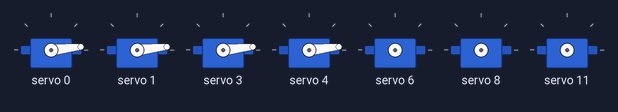
A sketch run on a simulated Arduino Uno, built with avr-gcc and run on an emulated ATmega328P. Shown: 7 × servo.

Above: at 0.05 s.
At 5.0 s:
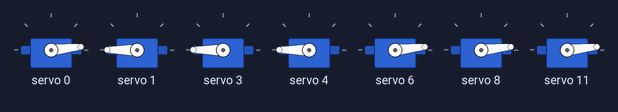
Timing chart, 0 to 6.5 s (numbered marks = the images above):
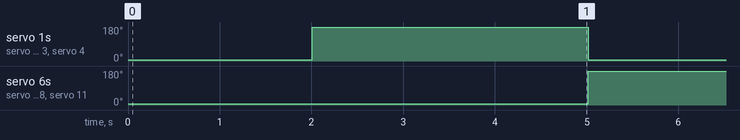

The sketch:

sketch_nov30a.ino
```cpp
#include<Servo.h>
Servo myservo;
#include<Adafruit_PWMServoDriver.h>
#include<Wire.h>

Adafruit_PWMServoDriver PWM = Adafruit_PWMServoDriver();

//servo 1 2                                     ---------------
//servo 3 4                     ------7--------8|             |1-------2-------
//servo 5 6                                     |             |
//servo 7 8                     ------5--------6|             |11-------12-------
//servo 9 10                                    |             |
//servo 11 12                  ------9--------10|             |3-------4-------
//                                              ---------------

//servo 1 2 //Leg 1
//servo 3 4 //leg 3
//servo 5 6 //leg 5
//servo 7 8 //leg 4
//servo 9 10 //leg6
//servo 11 12 //leg2


//servo 1 -> 0
//servo 2 -> 1
//servo 3 -> 2
//servo 4 -> 3
//servo 5 -> 4
//servo 6 -> 5
//servo 7 -> 6
//servo 8 -> 7
//servo 9 -> 8
//servo 10 -> 9
//servo 11 -> 10
//servo 12 -> 11


void setup() {
  // put your setup code here, to run once:
Serial.begin(9600);
PWM.begin();
PWM.setPWMFreq(60);
PWM.setPWM(0, 0, 150);
PWM.setPWM(1, 0, 150);
}

void loop() {
// servo 2 4 5 move from ground
PWM.setPWM(1, 0, 150); //servo 2
PWM.setPWM(3, 0, 150); //servo 4
PWM.setPWM(4, 0, 150); //servo 5

delay(1000);

// servo 1 3 6 move forward
PWM.setPWM(0, 150, 150); //servo 1
PWM.setPWM(2, 150, 150); //servo 3
PWM.setPWM(5, 150, 150); //servo 6

delay(1000);

// servo 2 4 5 return to the ground
PWM.setPWM(1, 0, -150); //servo 2
PWM.setPWM(3, 0, -150); //servo 4
PWM.setPWM(4, 0, -150); //servo 5

delay(1000);

// servo 7 9 12 move from ground
PWM.setPWM(6, 0, 150); //servo 7
PWM.setPWM(8, 0, 150); //servo 9
PWM.setPWM(11, 0, 150); //servo 12

delay(1000);

// servo 8 10 11 move forward
PWM.setPWM(7, 150, 150); //servo 8
PWM.setPWM(9, 150, 150); //servo 10
PWM.setPWM(10, 150, 150); //servo 11

delay(1000);

// servo 7 9 12 return to the ground
PWM.setPWM(6, 0, -150); //servo 7
PWM.setPWM(8, 0, -150); //servo 9
PWM.setPWM(11, 0, -150); //servo 12


}
```

Measured:
- by itself, servo 1, servo 3, servo 4, servo 6, servo 8, servo 11: alternates 180° for 3.0 s and 6° for 2.0 s
